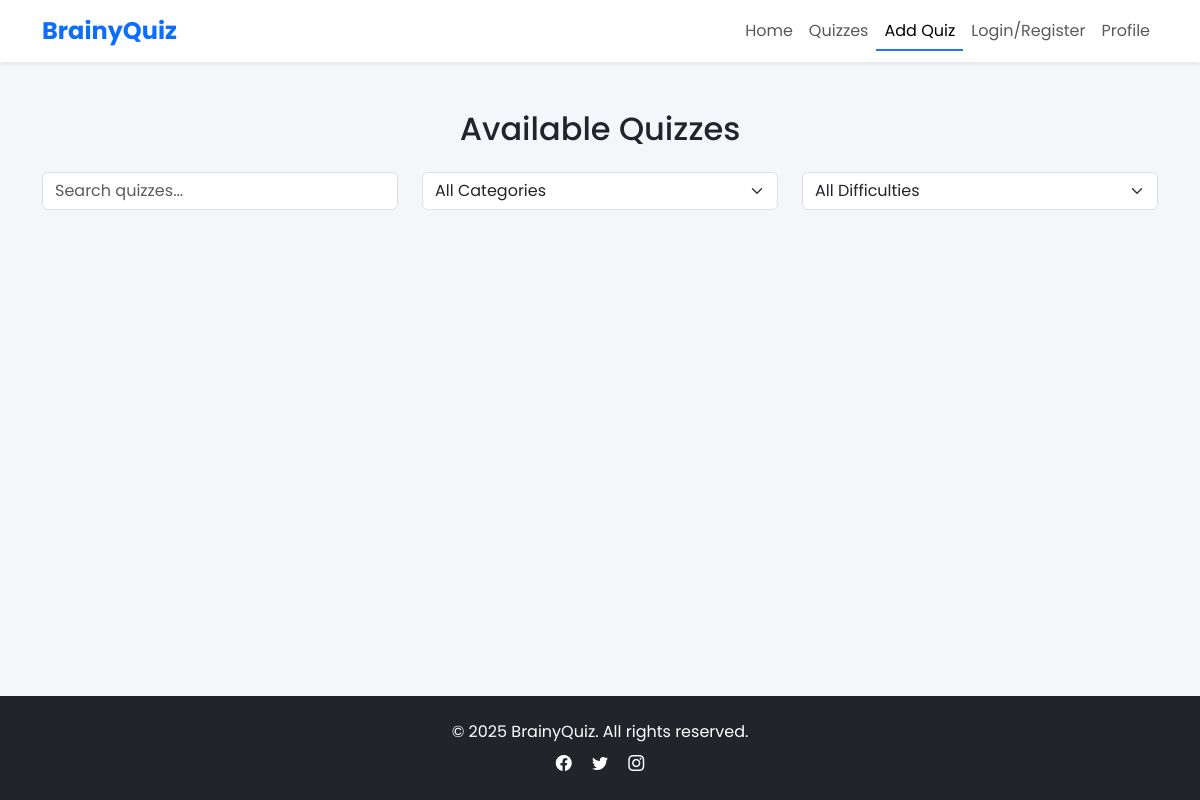
Before: /quizzes with the older database file.
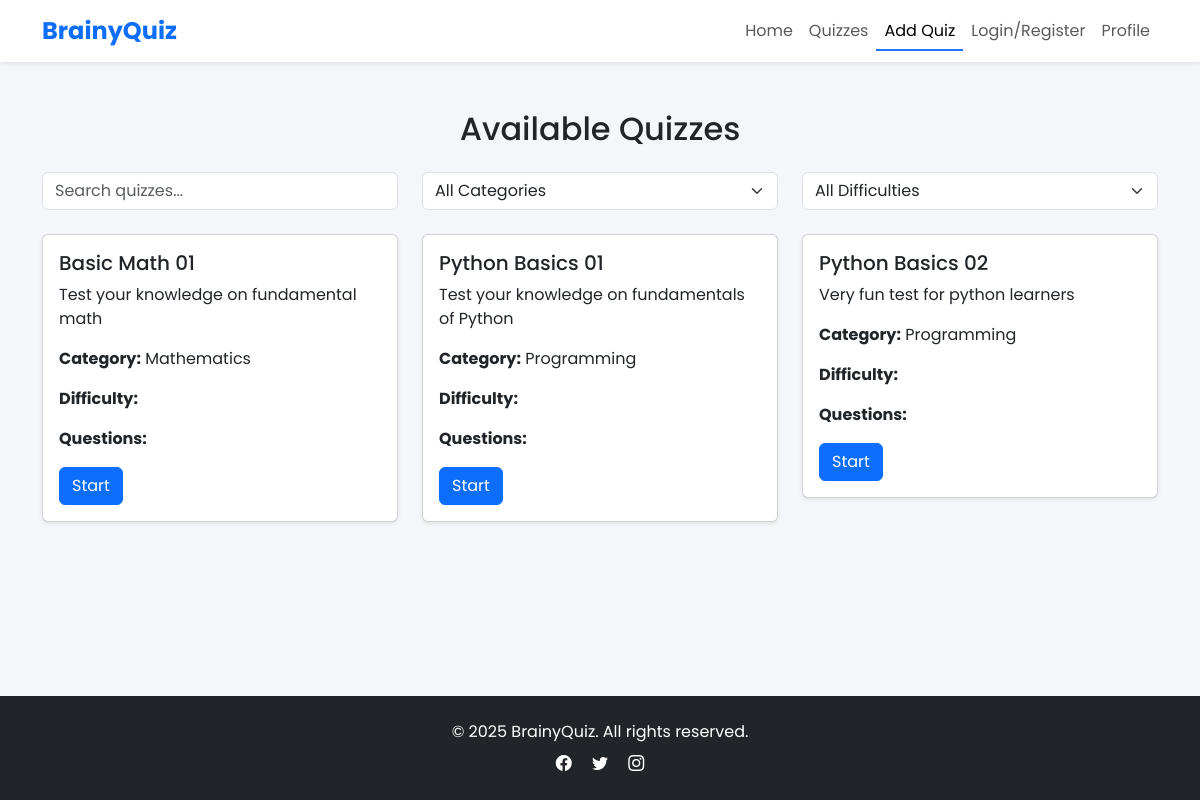
After: the same page with the newer database file.
### main/models.py (models this page shows, shortened)
class Test(models.Model):
    author = models.ForeignKey(User, on_delete=models.CASCADE)
    category = models.ForeignKey(Category, on_delete=models.CASCADE)
    title = models.CharField(max_length=100)
    description = models.CharField(max_length=400, blank=True, null=True)
    maximum_attempts = models.PositiveBigIntegerField()
    start_date = models.DateTimeField(default=timezone.now)
    end_date = models.DateTimeField(default=(timezone.now()+timezone.timedelta(days=10)))
    pass_percentage = models.PositiveBigIntegerField()

class Category(models.Model):
    name = models.CharField(max_length=100)
    def __str__(self):
        return self.name

### main/views.py (the view)
# urls.py: path('quizzes', quizzes, name='quizzes'),
def quizzes(request):
    tests = Test.objects.all()
    context = {'quizzes': tests, 'count': count_of_questions}
    return render(request, 'quizzes.html', context)

### templates/quizzes.html (shortened to what this page needs)
{% load static %}
<!DOCTYPE html>
<html lang="en">
<head>
    <link href="https://cdn.jsdelivr.net/npm/bootstrap@5.3.3/dist/css/bootstrap.min.css" rel="stylesheet">
    <link href="https://cdn.jsdelivr.net/npm/aos@2.3.4/dist/aos.css" rel="stylesheet">
    <link rel="stylesheet" href="{% static 'css/styles.css' %}">
    <link href="https://cdn.jsdelivr.net/npm/bootstrap-icons@1.11.3/font/bootstrap-icons.css" rel="stylesheet">
</head>
<body>
    <nav class="navbar navbar-expand-lg navbar-light bg-white shadow-sm sticky-top">
        <div class="container">
            <a class="navbar-brand fw-bold text-primary" href="index.html">BrainyQuiz</a>
            <div class="collapse navbar-collapse" id="navbarNav">
                <ul class="navbar-nav ms-auto">
                    <li class="nav-item"><a class="nav-link" href="{% url 'index' %}">Home</a></li>
                    <li class="nav-item"><a class="nav-link" href="{% url 'quizzes' %}">Quizzes</a></li>
                    <li class="nav-item"><a class="nav-link active" href="{% url 'add-test' %}">Add Quiz</a></li>
                    <li class="nav-item"><a class="nav-link" href="{% url 'login' %}">Login/Register</a></li>
                    <li class="nav-item"><a class="nav-link" href="{% url 'profile' %}">Profile</a></li>
                </ul>
            </div>
        </div>
    </nav>
    <section class="quizzes-section py-5">
        <div class="container">
            <h2 class="text-center mb-4" data-aos="fade-up">Available Quizzes</h2>
            <div class="row mb-4" data-aos="fade-up" data-aos-delay="100">
                <div class="col-md-4">
                    <input type="text" id="quizSearch" class="form-control" placeholder="Search quizzes...">
                </div>
                <div class="col-md-4">
                    <select id="categoryFilter" class="form-select">
                        <option value="">All Categories</option>
                    </select>
                </div>
                <div class="col-md-4">
                    <select id="difficultyFilter" class="form-select">
                        <option value="">All Difficulties</option>
                    </select>
                </div>
            </div>
            <div class="row"  data-aos="fade-up" data-aos-delay="200">
            {% for quiz in quizzes %}
                <div class="col-md-4 mb-4">
                <div class="card shadow-sm">
                    <div class="card-body">
                        <h5 class="card-title">{{quiz.title}}</h5>
                        <p class="card-text">{{quiz.description}}</p>
                        <p><strong>Category:</strong> {{quiz.category}}</p>
                        <p><strong>Difficulty:</strong> {{quiz.difficulty}}</p>
                        <p><strong>Questions:</strong> {{quiz.questions}}</p>
                        <a href="{% url 'quiz' quiz.id %}" class="btn btn-primary">Start</a>
                    </div>
                </div>
            </div>
            {% endfor %}
            </div>
        </div>
    </section>
    <footer class="bg-dark text-white text-center py-4 mt-auto">
        <div class="container">
            <p class="mb-2">© 2025 BrainyQuiz. All rights reserved.</p>
            <div>
                <a href="#" class="text-white mx-2"><i class="bi bi-facebook"></i></a>
                <a href="#" class="text-white mx-2"><i class="bi bi-twitter"></i></a>
                <a href="#" class="text-white mx-2"><i class="bi bi-instagram"></i></a>
            </div>
        </div>
    </footer>
</body>
</html>

### static/css/styles.css (style rules this page uses)
body { font-family: 'Poppins', sans-serif; background-color: #f5f6fa; min-height: 100vh; display: flex; flex-direction: column; }
:root { --primary: #2575fc; --secondary: #6a11cb; --success: #1cc88a; --danger: #e74a3b; --light: #f8f9fc; }
.navbar { transition: all 0.3s ease; }
.navbar-brand { font-size: 1.5rem; }
.nav-link { position: relative; }
.nav-link::after { content: ''; position: absolute; bottom: 0; left: 0; width: 0; height: 2px; background: var(--primary); transition: width 0.3s; }
.nav-link:hover::after, .nav-link.active::after { width: 100%; }
.quizzes-section .card { transition: transform 0.3s ease, box-shadow 0.3s ease; }

Changed rows visible on the page:
added Test: title "Basic Math 01", description "Test your knowledge on fundamental math", category "Mathematics"
added Test: title "Python Basics 01", description "Test your knowledge on fundamentals of Python", category "Programming"
added Test: title "Python Basics 02", description "Very fun test for python learners", category "Programming"
